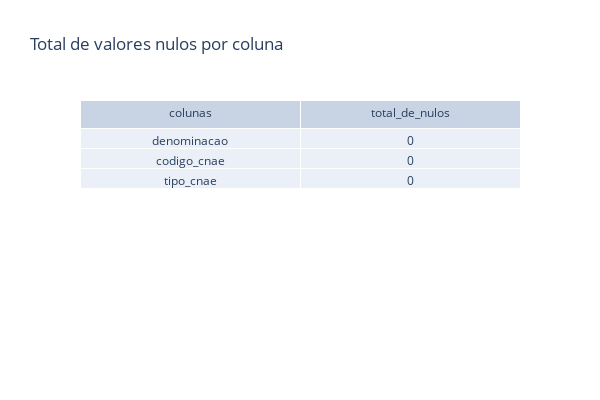

Here is the notebook cell this chart was saved with:
### Markdown cell above
#### Total de valores nulos por coluna

### Code cell
gerar_tabela_relacao_de_nulos_por_coluna(dataframe=dataframe_cnae)

### Figure 1 — Plotly figure (JSON) as saved in the notebook; plotly's stock layout.template omitted (floating-point values rounded to 4 significant figures)
{"data": [{"cells": {"values": [["denominacao", "codigo_cnae", "tipo_cnae"], [0, 0, 0]]}, "header": {"values": ["colunas", "total_de_nulos"]}, "type": "table"}], "layout": {"height": 400, "title": {"text": "Total de valores nulos por coluna"}, "width": 600}}
